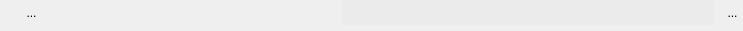
<?xml version="1.0" encoding="UTF-8"?>
<ui version="4.0">
 <class>WidgetSimpTxt</class>
 <widget class="QWidget" name="WidgetSimpTxt">
  <property name="geometry">
   <rect>
    <x>0</x>
    <y>0</y>
    <width>743</width>
    <height>31</height>
   </rect>
  </property>
  <property name="sizePolicy">
   <sizepolicy hsizetype="Preferred" vsizetype="Minimum">
    <horstretch>0</horstretch>
    <verstretch>0</verstretch>
   </sizepolicy>
  </property>
  <property name="minimumSize">
   <size>
    <width>0</width>
    <height>0</height>
   </size>
  </property>
  <property name="maximumSize">
   <size>
    <width>1677721</width>
    <height>60</height>
   </size>
  </property>
  <property name="windowTitle">
   <string>Form</string>
  </property>
  <layout class="QHBoxLayout" name="horizontalLayout_3">
   <property name="spacing">
    <number>0</number>
   </property>
   <property name="leftMargin">
    <number>0</number>
   </property>
   <property name="topMargin">
    <number>0</number>
   </property>
   <property name="rightMargin">
    <number>0</number>
   </property>
   <property name="bottomMargin">
    <number>0</number>
   </property>
   <item>
    <layout class="QVBoxLayout" name="verticalLayout_2">
     <property name="spacing">
      <number>0</number>
     </property>
     <item>
      <layout class="QHBoxLayout" name="horizontalLayout">
       <property name="spacing">
        <number>0</number>
       </property>
       <property name="sizeConstraint">
        <enum>QLayout::SetFixedSize</enum>
       </property>
       <item>
        <spacer name="horizontalSpacer_3">
         <property name="orientation">
          <enum>Qt::Horizontal</enum>
         </property>
         <property name="sizeType">
          <enum>QSizePolicy::Fixed</enum>
         </property>
         <property name="sizeHint" stdset="0">
          <size>
           <width>21</width>
           <height>20</height>
          </size>
         </property>
        </spacer>
       </item>
       <item>
        <widget class="MonBoutonValide" name="RBValide">
         <property name="minimumSize">
          <size>
           <width>21</width>
           <height>25</height>
          </size>
         </property>
         <property name="maximumSize">
          <size>
           <width>21</width>
           <height>25</height>
          </size>
         </property>
         <property name="focusPolicy">
          <enum>Qt::ClickFocus</enum>
         </property>
         <property name="toolTip">
          <string>Affiche le rapport de validation du mot-clef</string>
         </property>
         <property name="styleSheet">
          <string notr="true">border : 0px</string>
         </property>
         <property name="text">
          <string>...</string>
         </property>
         <property name="icon">
          <iconset>
           <normaloff>../Editeur/icons/ast-green-ball.png</normaloff>../Editeur/icons/ast-green-ball.png</iconset>
         </property>
         <property name="iconSize">
          <size>
           <width>25</width>
           <height>25</height>
          </size>
         </property>
        </widget>
       </item>
      </layout>
     </item>
     <item>
      <spacer name="verticalSpacer">
       <property name="orientation">
        <enum>Qt::Vertical</enum>
       </property>
       <property name="sizeHint" stdset="0">
        <size>
         <width>20</width>
         <height>5</height>
        </size>
       </property>
      </spacer>
     </item>
    </layout>
   </item>
   <item>
    <widget class="MonLabelClic" name="label">
     <property name="sizePolicy">
      <sizepolicy hsizetype="Fixed" vsizetype="Preferred">
       <horstretch>0</horstretch>
       <verstretch>0</verstretch>
      </sizepolicy>
     </property>
     <property name="minimumSize">
      <size>
       <width>300</width>
       <height>25</height>
      </size>
     </property>
     <property name="maximumSize">
      <size>
       <width>300</width>
       <height>16777215</height>
      </size>
     </property>
     <property name="frameShape">
      <enum>QFrame::NoFrame</enum>
     </property>
     <property name="text">
      <string>&lt;html&gt;&lt;head/&gt;&lt;body&gt;&lt;p&gt;&lt;br/&gt;&lt;/p&gt;&lt;/body&gt;&lt;/html&gt;</string>
     </property>
     <property name="scaledContents">
      <bool>false</bool>
     </property>
     <property name="alignment">
      <set>Qt::AlignLeading|Qt::AlignLeft|Qt::AlignTop</set>
     </property>
    </widget>
   </item>
   <item>
    <layout class="QVBoxLayout" name="verticalLayout">
     <property name="spacing">
      <number>0</number>
     </property>
     <item>
      <layout class="QHBoxLayout" name="horizontalLayout_2">
       <item>
        <widget class="QLineEdit" name="lineEditVal">
         <property name="sizePolicy">
          <sizepolicy hsizetype="Preferred" vsizetype="Fixed">
           <horstretch>1</horstretch>
           <verstretch>0</verstretch>
          </sizepolicy>
         </property>
         <property name="minimumSize">
          <size>
           <width>0</width>
           <height>25</height>
          </size>
         </property>
         <property name="maximumSize">
          <size>
           <width>805</width>
           <height>16777215</height>
          </size>
         </property>
         <property name="styleSheet">
          <string notr="true">background:rgb(235,235,235);
border:0px;</string>
         </property>
        </widget>
       </item>
       <item>
        <spacer name="horizontalSpacer_4">
         <property name="orientation">
          <enum>Qt::Horizontal</enum>
         </property>
         <property name="sizeType">
          <enum>QSizePolicy::Fixed</enum>
         </property>
         <property name="sizeHint" stdset="0">
          <size>
           <width>3</width>
           <height>20</height>
          </size>
         </property>
        </spacer>
       </item>
       <item>
        <spacer name="horizontalSpacer_2">
         <property name="orientation">
          <enum>Qt::Horizontal</enum>
         </property>
         <property name="sizeType">
          <enum>QSizePolicy::Expanding</enum>
         </property>
         <property name="sizeHint" stdset="0">
          <size>
           <width>5</width>
           <height>20</height>
          </size>
         </property>
        </spacer>
       </item>
       <item>
        <widget class="QToolButton" name="RBPoubelle">
         <property name="minimumSize">
          <size>
           <width>21</width>
           <height>25</height>
          </size>
         </property>
         <property name="maximumSize">
          <size>
           <width>21</width>
           <height>25</height>
          </size>
         </property>
         <property name="focusPolicy">
          <enum>Qt::ClickFocus</enum>
         </property>
         <property name="toolTip">
          <string>Détruit le mot-clef</string>
         </property>
         <property name="styleSheet">
          <string notr="true">border : 0px</string>
         </property>
         <property name="text">
          <string>...</string>
         </property>
         <property name="icon">
          <iconset>
           <normaloff>../Editeur/icons/deleteRond.png</normaloff>../Editeur/icons/deleteRond.png</iconset>
         </property>
         <property name="iconSize">
          <size>
           <width>25</width>
           <height>25</height>
          </size>
         </property>
        </widget>
       </item>
      </layout>
     </item>
     <item>
      <spacer name="verticalSpacer_2">
       <property name="orientation">
        <enum>Qt::Vertical</enum>
       </property>
       <property name="sizeHint" stdset="0">
        <size>
         <width>20</width>
         <height>1</height>
        </size>
       </property>
      </spacer>
     </item>
    </layout>
   </item>
  </layout>
 </widget>
 <customwidgets>
  <customwidget>
   <class>MonBoutonValide</class>
   <extends>QToolButton</extends>
   <header>InterfaceGUI.QT5.monBoutonValide.h</header>
  </customwidget>
  <customwidget>
   <class>MonLabelClic</class>
   <extends>QLabel</extends>
   <header>InterfaceGUI.QT5.monLabelClic.h</header>
  </customwidget>
 </customwidgets>
 <resources/>
 <connections/>
</ui>
